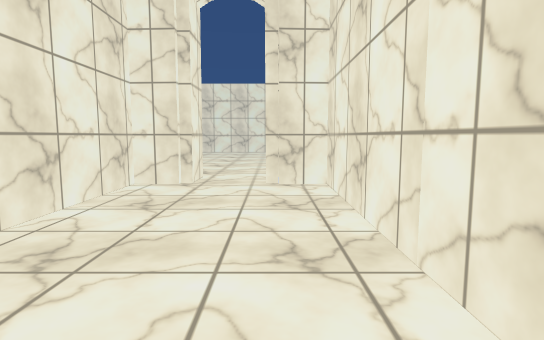
[1] (above)

16 first-person views from a walk through a Unity game level. The camera is 1.2 m above the floor, tilts 6° down and sees 80° across. The floor is counted in squares, 1 m on a side. Each view is taken from the middle of a square. On the plan, view 1 faces up. The plan holds only what a view shows up to about 14 squares ahead; the rest is blank. The place goes on beyond the plan. Surface patterns are stand-ins for the level's own textures.

[2]
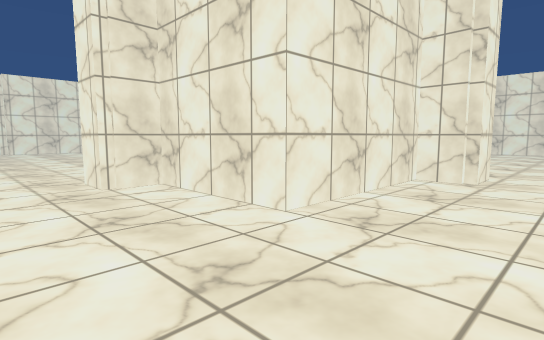

[3]
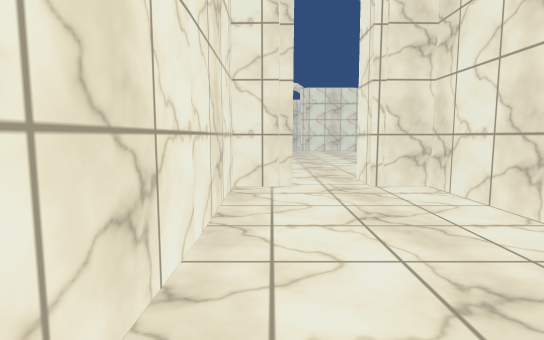

[4]
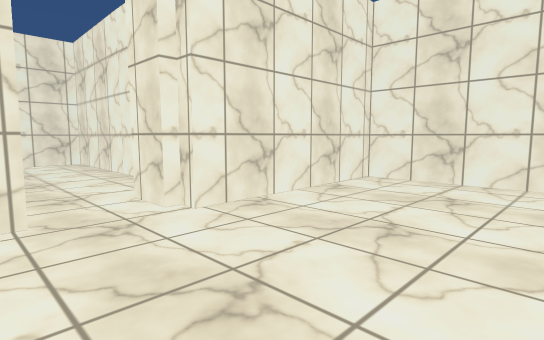

[5]
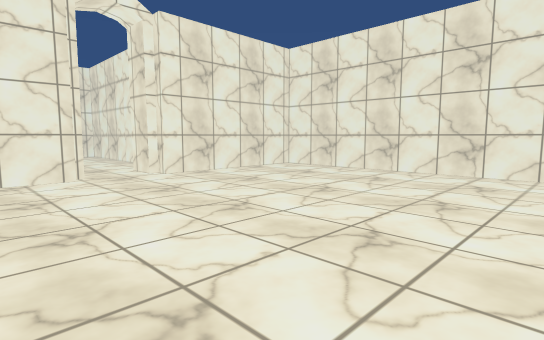

[6]
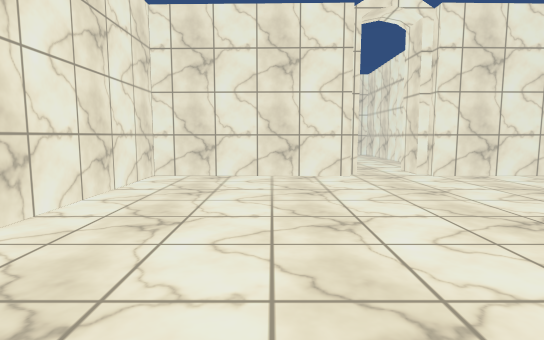

[7]
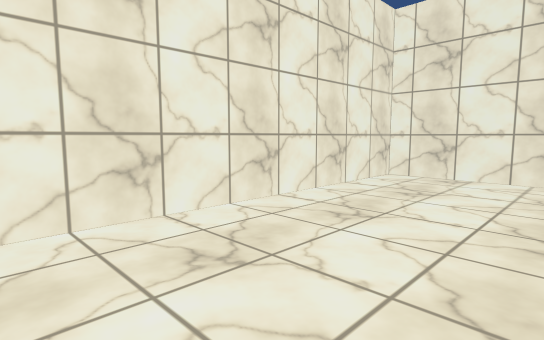

[8]
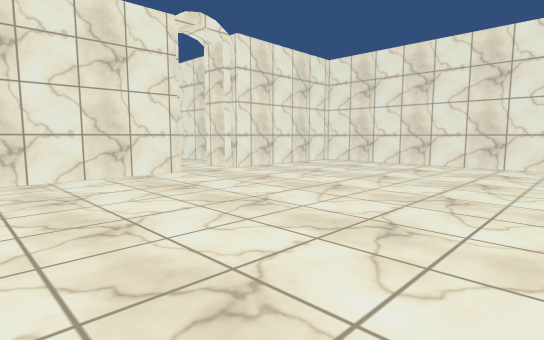

[9]
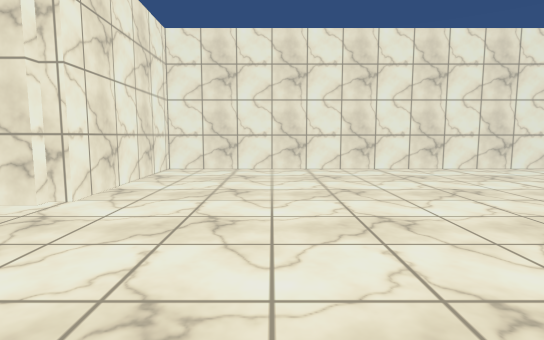

[10]
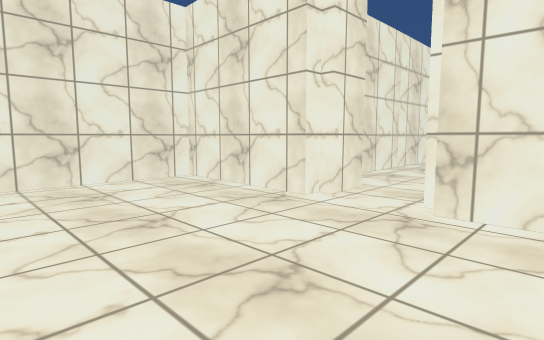

[11]
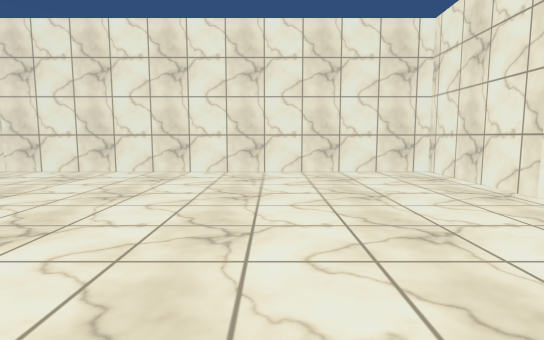

[12]
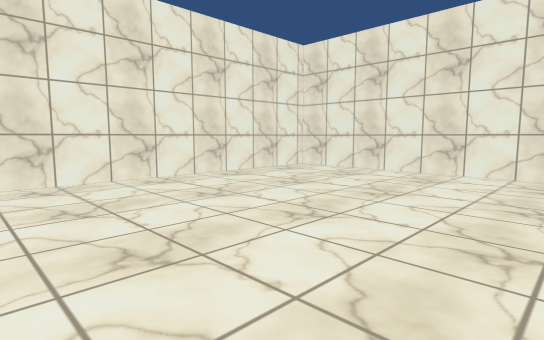

[13]
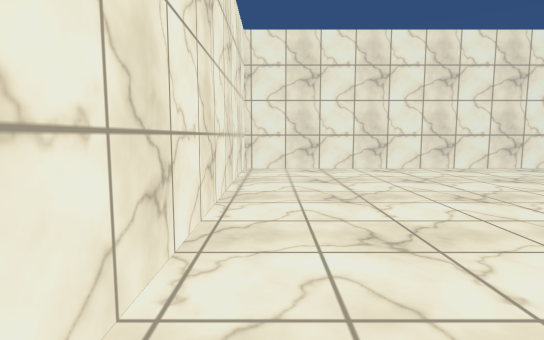

[14]
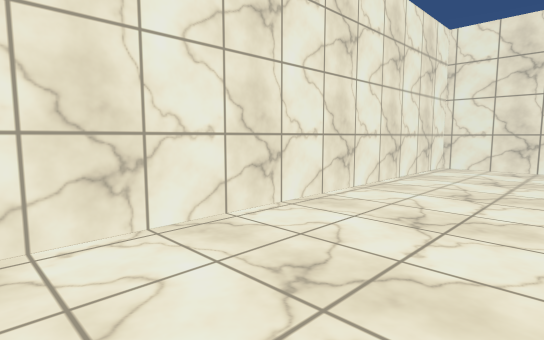

[15]
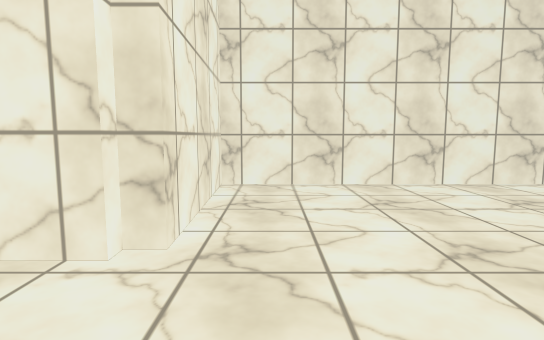

[16]
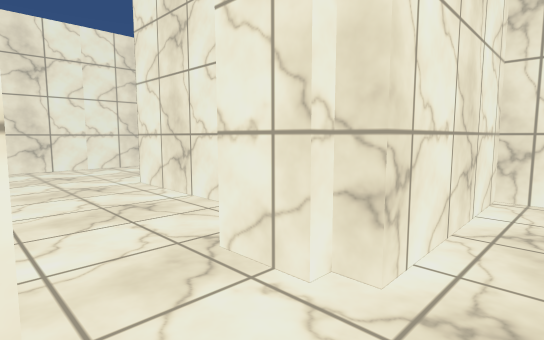

### Floor plan
Points are (right, up) in squares from view 1. A wall is a line through its corners. A room is listed if a view was taken in it or the views show most of it. See-through windows are left out.
Room 1 (views 1, 2, 3)
walls: (-2.3, 8) (-3.4, 8.1) (-3.4, 2.8) (-7.6, 2.8) (-7.6, 1.3) (-9, 1.3); (-9, -0.5) (-7.5, -0.5) (-7.5, -1.8) (1.4, -1.9) (1.3, 8) (0.2, 8); (0.2, 8.2) (-0.2, 8.2); (-9.4, -0.8) (-8.9, -0.8)
ways out: opening at (-8.5, 0) to room 2; opening at (-1, 8) to room 3
Room 2 (views 4, 5, 6, 7, 8, 9)
walls: (-9.4, 1.6) (-9.2, 7.6) (-18.8, 7.6); (-19.5, -6.8) (-9.1, -6.8); (-9.5, -6.8) (-9.4, -0.8)
ways out: opening at (-8.5, 0) to room 1
Room 3 (views 10, 11, 12, 13, 14, 15, 16)
walls: (-2, 9.5) (-2, 8.1); (-0.2, 8.2) (-0.2, 9.4) (0.1, 9.4) (0.1, 9.9) (4.8, 9.7) (4.8, 24) (-7, 24) (-7, 9.8) (-2.3, 9.9) (-2.3, 9.4)
ways out: opening at (-1, 8) to room 1

Positions as (right, up) in squares from view 1, and headings:
1: (0, 0), facing up
2: (0, -1), facing up-left
3: (0, -1), facing left
4: (-14, 2), facing down-right
5: (-19, 4), facing down-right
6: (-19, 4), facing right
7: (-19, 3), facing up-right
8: (-19, 7), facing down-right
9: (-13, 5), facing down
10: (-4, 15), facing down-right
11: (-6, 15), facing right
12: (-6, 15), facing up-right
13: (-6, 12), facing up
14: (-3, 11), facing up-left
15: (1, 11), facing left
16: (0, 11), facing down-left
